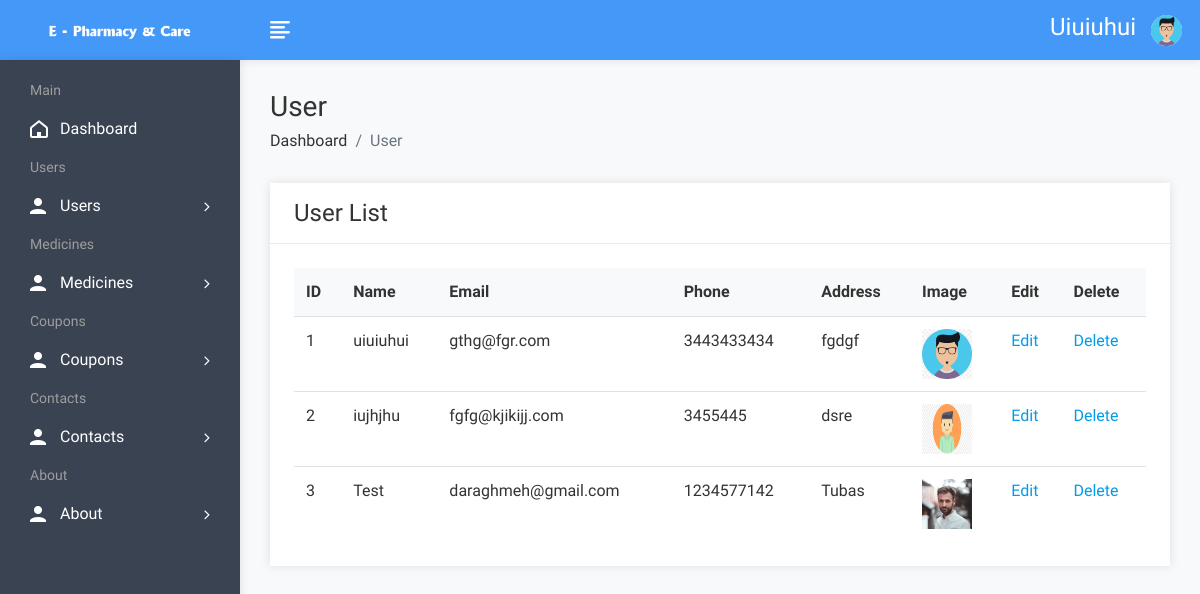
The page /admin/userlist.php (signed in) on the database its author committed.
### tables this page shows
CREATE TABLE `users` (
  `userId` int(11) NOT NULL,
  `name` varchar(255) DEFAULT NULL,
  `address` varchar(255) DEFAULT NULL,
  `phone` varchar(20) DEFAULT NULL,
  `email` varchar(255) DEFAULT NULL,
  `imgName` varchar(255) DEFAULT NULL,
  `password` varchar(255) NOT NULL,
  `userType` int(11) NOT NULL
);

### admin/userlist.php (the view, shortened to what this page needs)
<!DOCTYPE html>
<html lang="en">
<head>
        <link rel="stylesheet" href="assets/css/bootstrap.min.css">
        <link rel="stylesheet" href="assets/css/font-awesome.min.css">
        <link rel="stylesheet" href="assets/css/feathericon.min.css">
		<link rel="stylesheet" href="assets/plugins/datatables/dataTables.bootstrap4.min.css">
		<link rel="stylesheet" href="assets/plugins/datatables/responsive.bootstrap4.min.css">
		<link rel="stylesheet" href="assets/plugins/datatables/select.bootstrap4.min.css">
		<link rel="stylesheet" href="assets/plugins/datatables/buttons.bootstrap4.min.css">
        <link rel="stylesheet" href="assets/css/style.css">
    </head>
    <body>
				<?php include "header.php"; ?>
            <div class="page-wrapper">
                <div class="content container-fluid">
					<div class="page-header">
						<div class="row">
							<div class="col">
								<h3 class="page-title">User</h3>
								<ul class="breadcrumb">
									<li class="breadcrumb-item"><a href="dashboard.php">Dashboard</a></li>
									<li class="breadcrumb-item active">User</li>
								</ul>
							</div>
						</div>
					</div>
					<div class="row">
						<div class="col-sm-12">
							<div class="card">
								<div class="card-header">
									<h4 class="card-title">User List</h4>
								</div>
								<div class="card-body">
									<table id="basic-datatable" class="table">
                                            <thead>
                                                <tr>
                                                    <th>ID</th>
                                                    <th>Name</th>
                                                    <th>Email</th>
                                                    <th>Phone</th>
                                                    <th>Address</th>
													<th>Image</th>
													<th>Edit</th>
                                                    <th>Delete</th>
                                                </tr>
                                            </thead>
                                            <tbody>
											<?php
           $query = mysqli_query($con, "select * from users where userType=1");
           $cnt = 1;
           while ($row = mysqli_fetch_row($query)) { ?>
    <tr>
        <td><?php echo $cnt; ?></td>
        <td><?php echo $row[1]; ?></td>
        <td><?php echo $row[4]; ?></td>
        <td><?php echo $row[3]; ?></td>
        <td><?php echo $row[2]; ?></td>
		<td>
    <?php if (!empty($row[5])) {
        echo '<img src="user/' . $row[5] . '" height="50px" width="50px">';
    } else {
        echo '<img src="user/avatar-01.png" height="50px" width="50px">';
    } ?>
</td>
	<td><a href="userEdit.php?id=<?php echo $row['0']; ?>">Edit</a></td>
     <td><a href="userdelete.php?id=<?php echo $row[0]; ?>">Delete</a></td>
    </tr>
<?php $cnt = $cnt + 1;}
           ?>
                                            </tbody>
                                        </table>
								</div>
							</div>
						</div>
					</div>
				</div>
			</div>
    </body>
</html>

### rows shown on the page
users: name "uiuiuhui", email "gthg@fgr.com", phone "3443433434", address "fgdgf", imgName (picture)
users: name "iujhjhu", email "fgfg@kjikijj.com", phone "3455445", address "dsre", imgName (picture)
users: name "Test", email "daraghmeh@gmail.com", phone "1234577142", address "Tubas", imgName (picture)

### other values the page prints
$_SESSION['name'] "Uiuiuhui"
